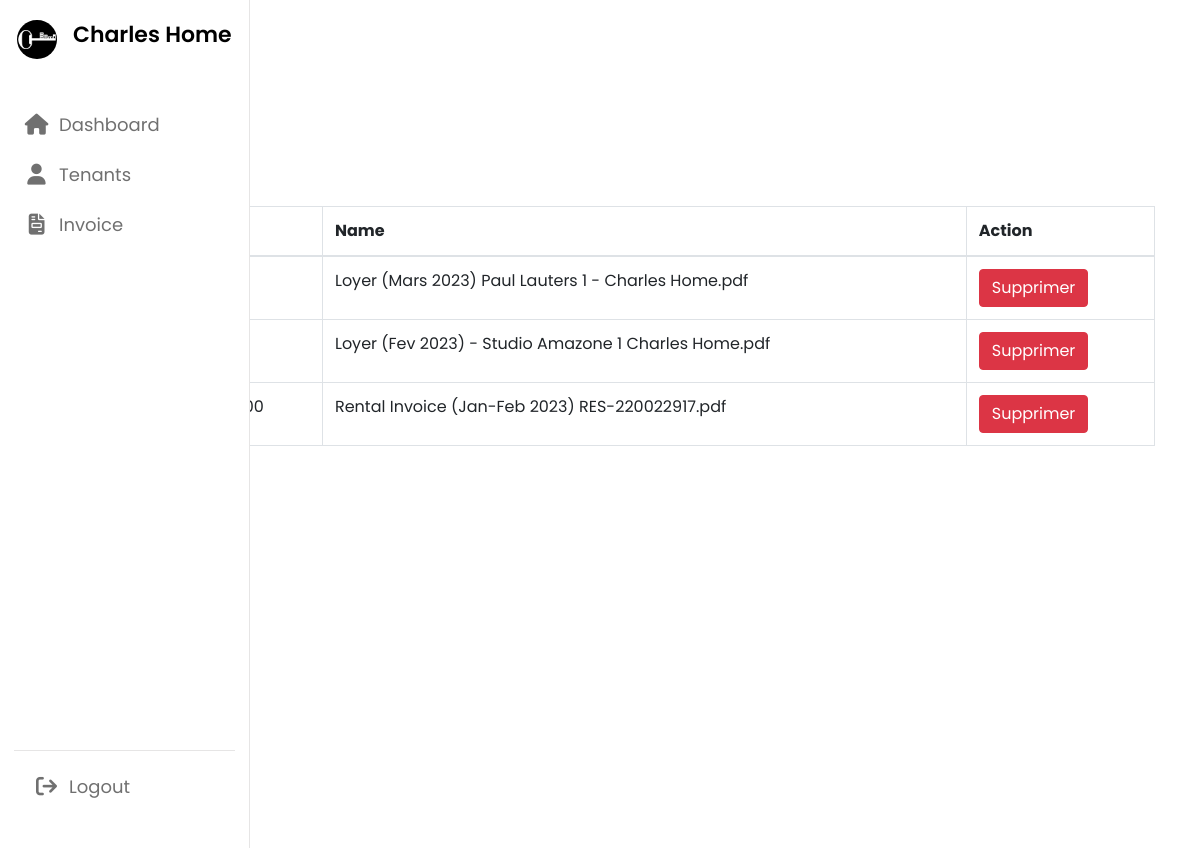
Screenshot of /invoiceAdmin.php with the database file from the repository.
### tables this page shows
CREATE TABLE `MonthlyInvoice` (
  `InvoiceID` int(11) NOT NULL,
  `TenantID` int(11) DEFAULT NULL,
  `InvoiceNumber` varchar(255) DEFAULT NULL,
  `Month` int(11) DEFAULT NULL,
  `Year` int(11) DEFAULT NULL,
  `FileInvoice` varchar(255) DEFAULT NULL
);

### invoiceAdmin.php (the view, shortened to what this page needs)
<?php
$pdo = new PDO('mysql:dbname=edouardburel_charleshome;host=mysql-edouardburel.alwaysdata.net', '302132_chome', 'Charleshome1');
$pdo->setAttribute(PDO::ATTR_EMULATE_PREPARES, false);
$pdo->setAttribute(PDO::ATTR_ERRMODE, PDO::ERRMODE_EXCEPTION);
$stmt = $pdo->query("SELECT * FROM MonthlyInvoice");
$invoices = $stmt->fetchAll(PDO::FETCH_ASSOC);
?>
<!DOCTYPE html>
<html lang="en">
<head>
  <link rel="stylesheet" href="https://cdnjs.cloudflare.com/ajax/libs/font-awesome/6.4.0/css/all.min.css" />
  <link rel="stylesheet" href="https://stackpath.bootstrapcdn.com/bootstrap/4.5.2/css/bootstrap.min.css">
  <link rel="stylesheet" href="css/style.css">
</head>
<body>
    <nav>
        <div class="logo-name">
            <div class="logo-img">
                <img src="image/logo-key.png" alt="Charles Home">
            </div>
            <span class="logo_name">Charles Home</span>
        </div>
        <div class="menu-items">
            <ul class="nav-links">
                <li>
                    <a href="admin.php">
                        <i class="fa fa-home"></i>
                        <span class="link-name">Dashboard</span>
                    </a>
                </li>
                <li>
                    <a href="tenants.php">
                        <i class="fa fa-user"></i>
                        <span class="link-name">Tenants</span>
                    </a>
                </li>
                <li>
                    <a href="#">
                        <i class="fa-solid fa-file-invoice"></i>
                        <span class="link-name">Invoice</span>
                    </a>
                </li>
            </ul>
            <ul class="logout-mode">
                <li>
                    <a href="#">
                        <i class="fa-solid fa-arrow-right-from-bracket"></i>
                        <span class="link-name">Logout</span>
                    </a>
                </li>
            </ul>
        </div>
    </nav>
  <div class="container mt-5">
    <h1>Invoices</h1>
    <button class="btn btn-primary mb-3 mt-5" data-toggle="modal" data-target="#addInvoiceModal">Add an invoice</button>
    <table class="table table-bordered">
      <thead>
        <tr>
          <th>Month</th>
          <th>Number</th>
          <th>Name</th>
          <th>Action</th>
        </tr>
      </thead>
      <tbody>
        <?php foreach ($invoices as $invoice): ?>
        <tr>
          <td><?php echo $invoice['Month'].' '.$invoice['Year'];?></td>
          <td><?= $invoice['InvoiceNumber']; ?></td>
          <td><?= $invoice['FileInvoice']; ?></td>
          <td>
            <form action="lib/code.php" method="POST" class="d-inline">
                <button type="submit" name="delete_invoice" value="<?=$invoice['TenantID']; ?>" class="btn-delete btn btn-danger">Supprimer</a>
            </form>
          </td>
        </tr>
      <?php endforeach; ?>
      </tbody>
    </table>
  </div>
</body>
</html>

### css/style.css (style rules this page uses)
* { margin: 0; padding: 0; box-sizing: border-box; font-family: 'Poppins', sans-serif; }
:root { --primary-color: #0e4bf1; --panel-color: #fff; --text-color: #000; --black-light-color: #707070; --border-color: #e6e5e5; --toggle-color: #DDD; --box1-color: #4DA3FF; --box2-color: #FFE6AC; --box3-color: #E7D1FC; --title-icon-color: #fff; --trans-05: all 0.5s ease; --trans-03: all 0.3s ease; --trans-02: all 0.2s ease; }
body { min-height: 100vh; }
nav { position: fixed; top: 0; left: 0; height: 100%; width: 250px; padding: 10px 14px; background-color: var(--panel-color); border-right: 1px solid var(--border-color); transition: var(--trans-05); }
nav .logo-name { display: flex; align-items: center; }
nav .logo-img { display: flex; justify-content: center; min-width: 45px; margin-top: 10px; }
nav .logo-img img { width: 40px; object-fit: cover; border-radius: 50%; }
nav .logo-name .logo_name { font-size: 22px; font-weight: 600; color: var(--text-color); margin-left: 14px; transition: var(--trans-05); }
nav .menu-items { margin-top: 40px; height: calc(100% - 90px); display: flex; flex-direction: column; justify-content: space-between; }
ul { padding-left: 0rem; }
.menu-items li { list-style: none; }
.menu-items li a { display: flex; align-items: center; height: 50px; text-decoration: none; position: relative; }
.menu-items li a i { font-size: 21px; min-width: 45px; height: 100%; display: flex; align-items: center; align-content: center; justify-content: center; color: var(--black-light-color); }
.menu-items li a .link-name { font-size: 18px; font-weight: 400; color: var(--black-light-color); transition: var(--trans-05); }
.menu-items .logout-mode { padding: 10px; border-top: 1px solid var(--border-color); }

### rows the page displays
monthlyinvoice: FileInvoice "Loyer (Mars 2023) Paul Lauters 1 - Charles Home.pdf", $invoice['TenantID'] 8 (drawn)
monthlyinvoice: FileInvoice "Loyer (Fev 2023) - Studio Amazone 1 Charles Home.pdf", $invoice['TenantID'] 6 (drawn)
monthlyinvoice: FileInvoice "Rental Invoice (Jan-Feb 2023) RES-220022917.pdf", $invoice['TenantID'] 12 (drawn)
